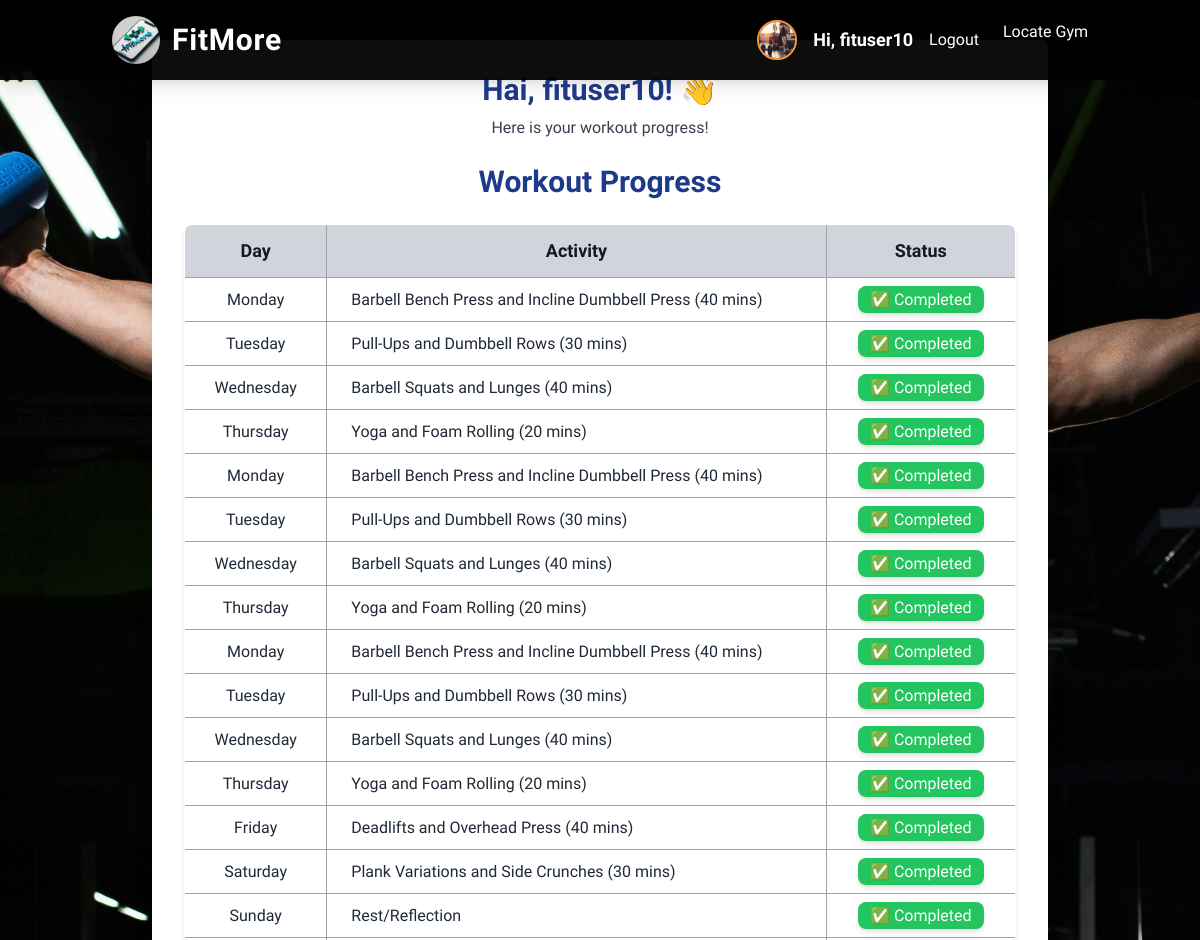
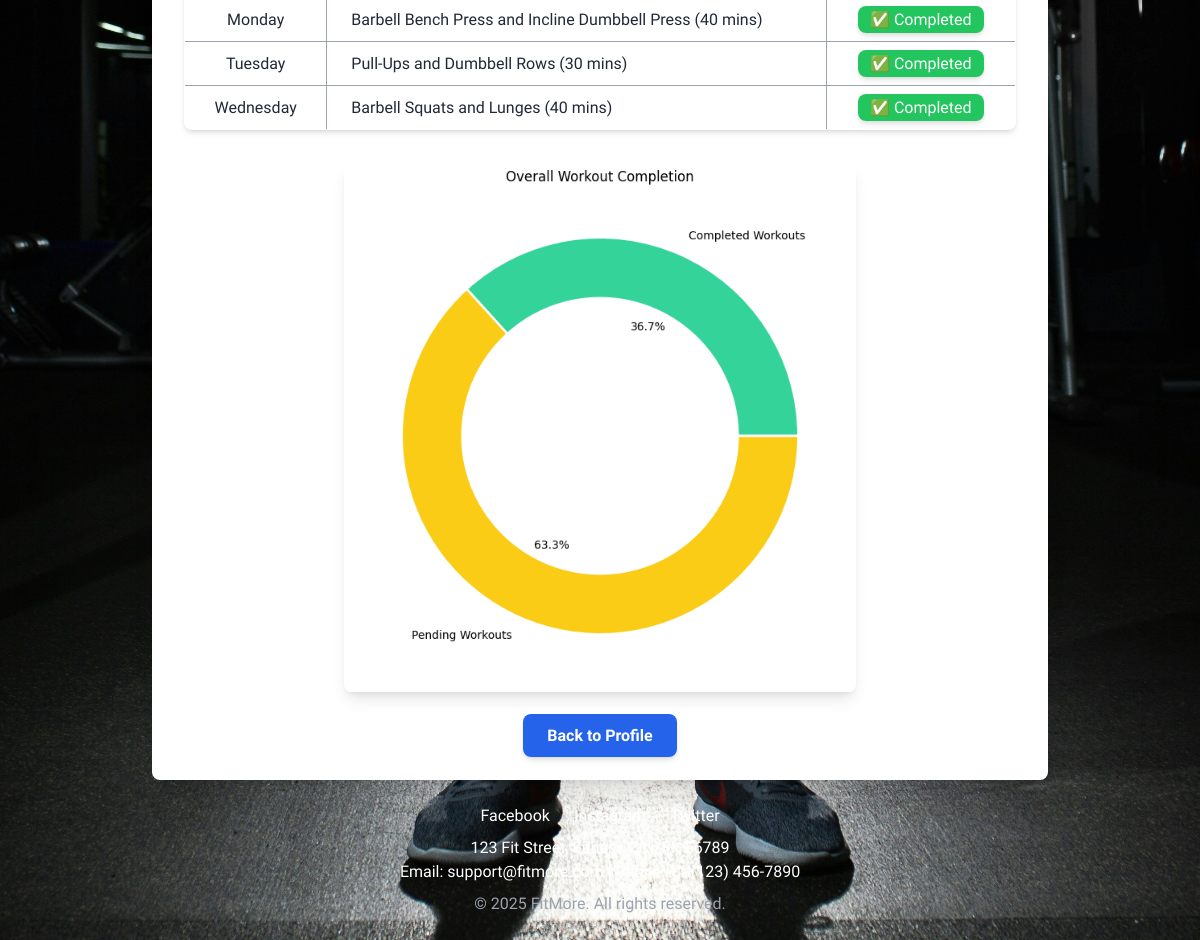
The page /workout-tracking/ (signed in) on the database its author committed (2 pictures, top to bottom).
### fituser/models.py (models this page shows, shortened)
class CustomUser(AbstractUser):
    fullname = models.CharField(max_length=255, default="unknown")
    height = models.FloatField(null=True, blank=True)
    weight = models.FloatField(null=True, blank=True)
    bmi = models.FloatField(null=True, blank=True)
    profile_picture = models.ImageField(upload_to='profile_pictures/', blank=True, null=True)
    RECOMMENDED_GOALS = [
        ("weight_gain", "Weight Gain (Strength Training)"),
        ("strength_training", "Strength Training"),
        ("weight_loss", "Weight Loss"),
        ("rehabilitation", "Rehabilitation / Special Training"),
        ("no_data", "No BMI Data Available"),
    ]
    recommended_goal = models.CharField(
        max_length=50, choices=RECOMMENDED_GOALS, default="no_data"
    )

class UserWorkoutTracking(models.Model):
    STATUS_CHOICES = [('not_completed', 'Not Completed'), ('completed', 'Completed')]
    GOAL_CHOICES = [
        ('weight_loss', 'Weight Loss'),
        ('weight_gain', 'Weight Gain'),
        ('strength_building', 'Strength Building'),
        ('rehabilitation', 'Rehabilitation'),
    ]
    user = models.ForeignKey(settings.AUTH_USER_MODEL, on_delete=models.CASCADE)
    goal = models.CharField(max_length=50, choices=GOAL_CHOICES)
    workout_day = models.CharField(max_length=20)  # Changed from workout_id to workout_day
    workout = models.CharField(max_length=255,default="")  # Added column to store workout name/activity
    status = models.CharField(max_length=20, choices=STATUS_CHOICES, default='not_completed')

### fituser/views.py (the view)
# urls.py: path("workout-tracking/",workout_tracking_view, name="workout_tracking"),
@login_required
def workout_tracking_view(request):
    user = request.user
    user_data = {
            'user_id': user.id,
            'username': user.username,
            'fullname': user.fullname,
            'height': user.height,
            'weight': user.weight,
            'profile_picture': user.profile_picture if user.profile_picture else None,
            'bmi': user.bmi if user.bmi else "Not Available",
            'recommended_goal': user.recommended_goal,  # ✅ Ensure goal is calculated
        }
    tracking_data = UserWorkoutTracking.objects.filter(user=user)
    weekly_progress = defaultdict(lambda: {"completed": 0, "total": 7})  # Each week is 7 days
    for entry in tracking_data:
        try:
            today = datetime.date.today()
            days_map = {
                "Monday": 0, "Tuesday": 1, "Wednesday": 2, "Thursday": 3,
                "Friday": 4, "Saturday": 5, "Sunday": 6
            }
            workout_day_index = days_map.get(entry.workout_day, -1)
            if workout_day_index == -1:
                continue  # Skip invalid days
            week_start = today - datetime.timedelta(days=today.weekday())
            workout_date = week_start + datetime.timedelta(days=workout_day_index)
            week_label = workout_date.strftime("%Y-%m-%d")  # Store weeks as "YYYY-MM-DD"
            if entry.status == "completed":
                weekly_progress[week_label]["completed"] += 1  # Count completed days
        except ValueError:
            continue  # Skip invalid date conversions
    completed_counts = sum(week["completed"] for week in weekly_progress.values())
    total_counts = sum(week["total"] for week in weekly_progress.values())
    completion_percentage = (completed_counts / total_counts) * 100 if total_counts else 0
    plt.figure(figsize=(8, 8))
    plt.pie(
        [completion_percentage, 100 - completion_percentage],
        labels=["Completed Workouts", "Pending Workouts"],
        autopct="%1.1f%%",
        colors=["#34D399", "#FACC15"],
        wedgeprops={"linewidth": 2, "edgecolor": "white"}
    )
    plt.title("Overall Workout Completion")
    centre_circle = plt.Circle((0, 0), 0.70, fc="white")
    fig = plt.gcf()
    fig.gca().add_artist(centre_circle)
    buffer = BytesIO()
    plt.savefig(buffer, format="png", bbox_inches="tight")
    buffer.seek(0)
    chart_image = base64.b64encode(buffer.getvalue()).decode("utf-8")
    buffer.close()
    return render(request, "tracking.html", {"tracking_data": tracking_data, "chart_image": chart_image, "user_data":user_data})

### fituser/templates/tracking.html (shortened to what this page needs)
{% load static %}
<body class="bg-gray-100 text-gray-800">
    {% include 'header.html' %}
    <div class="max-w-4xl mx-auto mt-10 bg-white p-8 rounded-lg shadow-xl">
        <h1 class="text-3xl font-bold text-blue-900 text-center">Hai, {{ user_data.fullname }}! 👋</h1>
        <p class="text-center text-gray-700 mt-2">Here is your workout progress!</p>
        <h2 class="text-3xl font-bold text-blue-900 text-center mt-6">Workout Progress</h2>
        <table class="table-auto w-full border-collapse border border-gray-400 mt-6 shadow-md rounded-lg overflow-hidden">
            <thead>
                <tr class="bg-gray-300 text-gray-900 font-semibold text-lg">
                    <th class="border border-gray-400 px-6 py-3">Day</th>
                    <th class="border border-gray-400 px-6 py-3">Activity</th>
                    <th class="border border-gray-400 px-6 py-3">Status</th>
                </tr>
            </thead>
            <tbody>
                {% for entry in tracking_data %}
                <tr class="hover:bg-gray-100 transition">
                    <td class="border border-gray-400 px-6 py-3 text-center">{{ entry.workout_day }}</td>
                    <td class="border border-gray-400 px-6 py-3">{{ entry.workout }}</td>
                    <td class="border border-gray-400 px-6 py-3 text-center">
                        {% if entry.status == 'completed' %}
                            <span class="px-3 py-1 bg-green-500 text-white rounded-lg shadow-md">✅ Completed</span>
                        {% else %}
                            <span class="px-3 py-1 bg-yellow-600 text-black font-semibold rounded-lg shadow-md">⏳ Pending</span>
                        {% endif %}
                    </td>
                </tr>
                {% empty %}
                <tr>
                    <td colspan="3" class="text-center text-gray-600 font-semibold py-6 bg-gray-200 rounded-lg">
                        No workout data available. 🚀
                    </td>
                </tr>
                {% endfor %}
            </tbody>
        </table>
        <div class="flex justify-center mt-8">
            <img
                alt="Workout Progress Chart"
                class="rounded-lg shadow-lg max-w-md w-full md:max-w-lg">
        </div>
        <div class="text-center mt-8">
            <a href="{% url 'profile' %}"
                class="bg-blue-600 text-white px-6 py-3 rounded-lg hover:bg-blue-500 font-semibold shadow-md">
                Back to Profile
            </a>
        </div>
    </div>
    {% include 'footer.html' %}
</body>
</html>

### fituser/templates/header.html (shortened to what this page needs)
{% load static %}
<!DOCTYPE html>
<html lang="en" class="dark">
<head>
    <link href="{%static 'css/style.css'%}" rel="stylesheet">
    <script src="https://cdn.tailwindcss.com"></script>
</head>
<body>
    <header class="fixed top-0 left-0 w-full bg-black bg-opacity-95 py-4 shadow-lg z-50">
        <div class="container mx-auto flex justify-between items-center px-6">
            <div class="flex items-center space-x-3">
                <img src="{% static 'images/logo.jpg' %}" alt="FitMore Logo" class="h-12 w-12 rounded-full shadow-md">
                <a href="/" class="text-3xl font-bold text-white tracking-wide">FitMore</a>
            </div>
            <nav class="flex space-x-6">
                {% if user.is_authenticated %}
                    <div class="flex items-center space-x-4">
                        <img src="{{ user_data.profile_picture }}" alt="Profile Image" class="h-10 w-10 rounded-full border-2 border-orange-400">
                        <h6 class="text-white font-semibold text-lg">Hi, {{ user_data.fullname }}</h6>
                        <a href="{% url 'logout' %}" class="text-white hover:text-orange-400 font-medium transition">Logout</a>
                    </div>
                {% else %}
                    <a href="{% url 'user' %}" class="text-white hover:text-orange-400 font-medium transition">Login</a>
                    <a href="{% url 'signup' %}" class="text-white hover:text-orange-400 font-medium transition">Signup</a>
                {% endif %}
                <a href="{%url 'find_nearby_gyms'%}" class="text-white hover:text-orange-400 font-medium transition">Locate Gym</a>
            </nav>
        </div>
    </header>
</body>
</html>

### fituser/templates/footer.html (style rules this page uses)
body { font-family: 'Aquire', sans-serif; }

### rows shown on the page
CustomUser: profile_picture (picture), fullname "fituser10"
UserWorkoutTracking: workout_day "Monday", workout "Barbell Bench Press and Incline Dumbbell Press (40 mins)", status "✅ Completed"
UserWorkoutTracking: workout_day "Tuesday", workout "Pull-Ups and Dumbbell Rows (30 mins)", status "✅ Completed"
UserWorkoutTracking: workout_day "Wednesday", workout "Barbell Squats and Lunges (40 mins)", status "✅ Completed"
UserWorkoutTracking: workout_day "Thursday", workout "Yoga and Foam Rolling (20 mins)", status "✅ Completed"
UserWorkoutTracking: workout_day "Monday", workout "Barbell Bench Press and Incline Dumbbell Press (40 mins)", status "✅ Completed"
UserWorkoutTracking: workout_day "Tuesday", workout "Pull-Ups and Dumbbell Rows (30 mins)", status "✅ Completed"
UserWorkoutTracking: workout_day "Wednesday", workout "Barbell Squats and Lunges (40 mins)", status "✅ Completed"
UserWorkoutTracking: workout_day "Thursday", workout "Yoga and Foam Rolling (20 mins)", status "✅ Completed"
UserWorkoutTracking: workout_day "Monday", workout "Barbell Bench Press and Incline Dumbbell Press (40 mins)", status "✅ Completed"
UserWorkoutTracking: workout_day "Tuesday", workout "Pull-Ups and Dumbbell Rows (30 mins)", status "✅ Completed"
UserWorkoutTracking: workout_day "Wednesday", workout "Barbell Squats and Lunges (40 mins)", status "✅ Completed"
UserWorkoutTracking: workout_day "Thursday", workout "Yoga and Foam Rolling (20 mins)", status "✅ Completed"
UserWorkoutTracking: workout_day "Friday", workout "Deadlifts and Overhead Press (40 mins)", status "✅ Completed"
UserWorkoutTracking: workout_day "Saturday", workout "Plank Variations and Side Crunches (30 mins)", status "✅ Completed"
UserWorkoutTracking: workout_day "Sunday", workout "Rest/Reflection", status "✅ Completed"
UserWorkoutTracking: workout_day "Monday", workout "Barbell Bench Press and Incline Dumbbell Press (40 mins)", status "✅ Completed"
UserWorkoutTracking: workout_day "Tuesday", workout "Pull-Ups and Dumbbell Rows (30 mins)", status "✅ Completed"
UserWorkoutTracking: workout_day "Wednesday", workout "Barbell Squats and Lunges (40 mins)", status "✅ Completed"
